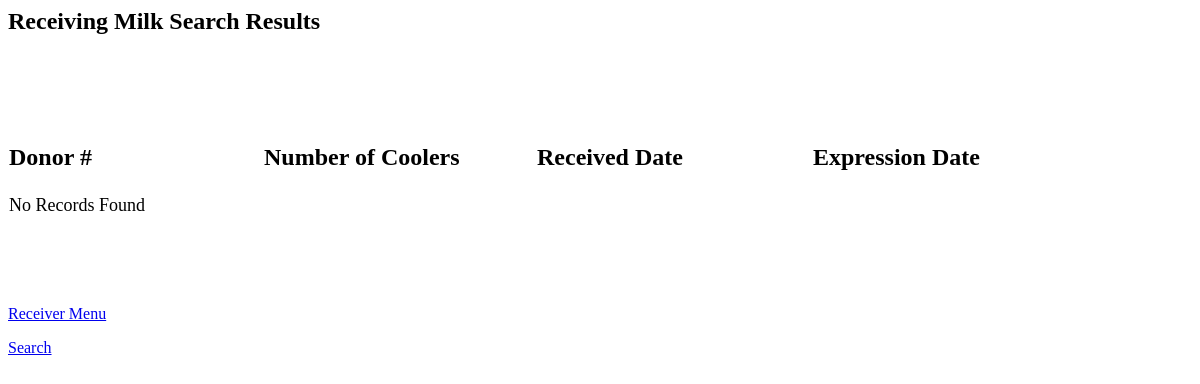
Page /mothersmilk/recv/recvrsltbu.php on the earlier database version.
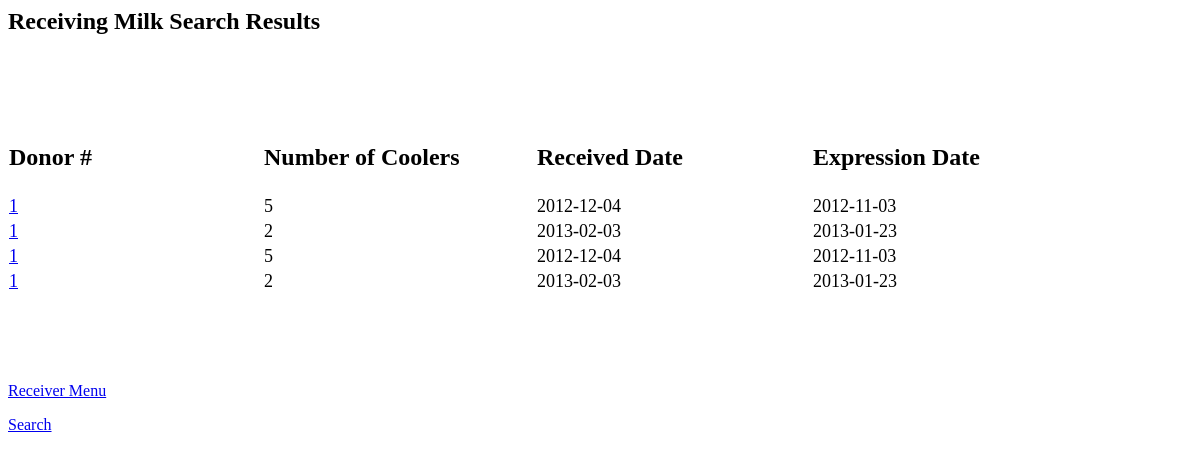
Same page on the later database version.
### tables this page shows
CREATE TABLE IF NOT EXISTS `receivertable` (
  `packagenumber` int(10) unsigned NOT NULL COMMENT 'Package number',
  `receivedate` date NOT NULL COMMENT 'Date Received',
  `createdate` date NOT NULL COMMENT 'Date Created (Expression)',
  `donorrecordnumberr` int(11) NOT NULL COMMENT 'Used when donor number is being edited',
  `pkgnumoncs` int(11) NOT NULL,
  `donornumberr` int(11) NOT NULL
);

### mothersmilk/recv/recvrsltbu.php (the view, shortened to what this page needs)
<!DOCTYPE HTML PUBLIC "-//W3C//DTD HTML 4.0 Transitional//EN">
<HTML>
<HEAD>
</HEAD>
<BODY LANG="en-US" DIR="LTR">
<P>
<?php
$fexpmm = $_POST["fexpmm"];
$fexpdd = $_POST["fexpdd"];
$fexpyr = $_POST["fexpyy"];
$texpmm = $_POST["texpmm"];
$texpdd = $_POST["texpdd"];
$texpyr = $_POST["texpyy"];
$donornumberr = $_POST["donornumber"];
$fdate = $fexpyr . "-" . $fexpmm . "-" . $fexpdd;
$tdate = $texpyr . "-" . $texpmm . "-" . $texpdd;
$con = mysql_connect("localhost",$_SESSION["uname"],$_SESSION["pwd"]);
   echo  "<P><FONT SIZE=5><B>Receiving Milk Search Results</B></FONT></P>";
   if (!$donornumberr) {
       $donornumberr = '77777';
       }
   if (!$packetnum) {
       $packetnum = 7777;
       }
if (($packetnum == '7777') and ($donornumberr == '77777') and ($fdate == '--'))
   {
       $sql   = "SELECT * FROM receivertable";
   }
else
   {
       $sql   = "SELECT * FROM receivertable where pkgnum =  $packetnum or donornumberrberr = '$donornumberrberr' or rdate between '$fdate' and '$tdate' ";
   }
   $result = mysql_query($sql, $con);
echo "<TABLE FRAME=VOID CELLSPACING=0 COLS=4 RULES=NONE BORDER=0>\n";
echo "	<COLGROUP><COL WIDTH=255><COL WIDTH=273><COL WIDTH=276><COL WIDTH=219></COLGROUP>\n";
echo "	<TBODY>\n";
echo "		<TR>\n";
echo "			<TD WIDTH=155 HEIGHT=33 ALIGN=LEFT><B><FONT SIZE=5>Donor #</FONT></B></TD>\n";
echo "			<TD WIDTH=173 ALIGN=LEFT><B><FONT SIZE=5>Number of Coolers</FONT></B></TD>\n";
echo "			<TD WIDTH=176 ALIGN=LEFT><B><FONT SIZE=5>Received Date</FONT></B></TD>\n";
echo "			<TD WIDTH=219 ALIGN=LEFT><B><FONT SIZE=5>Expression Date</FONT></B></TD>\n";
echo "		</TR>\n";
echo "		<TR>\n";
echo "			<TD HEIGHT=17 ALIGN=LEFT><BR></TD>\n";
echo "			<TD ALIGN=LEFT><BR></TD>\n";
echo "			<TD ALIGN=LEFT><BR></TD>\n";
echo "			<TD ALIGN=LEFT><BR></TD>\n";
echo "		</TR>\n";
while ($row = mysql_fetch_assoc($result))
   {
       $rdate=$row['receivedate'];
       $cdate=$row['createdate'];
       $pkgnum = $row['packagenumber'];
       $donornum=$row['donornumberr'];
       echo "<TR>\n";
       echo "<TD HEIGHT=25 ALIGN=LEFT><FONT SIZE=4><a href=\"./recvrdsply.php?dnum=$donornum\"> $donornum</a></FONT></TD>\n";
       echo "<TD ALIGN=LEFT><FONT SIZE=4>$pkgnum</FONT></TD>\n";
       echo "<TD ALIGN=LEFT><FONT SIZE=4>$rdate</FONT></TD>\n";
       echo "<TD ALIGN=LEFT><FONT SIZE=4>$cdate</FONT></TD>\n";
       echo "</TR>\n";
       $rec = 1;
   }
if (!$rec)
   {
       echo "<TR>\n";
       echo "<TD HEIGHT=17 ALIGN=LEFT><FONT SIZE=4>No Records Found</FONT></TD>\n";
       echo "<TD ALIGN=LEFT><BR></TD>\n";
       echo "<TD ALIGN=LEFT><BR></TD>\n";
       echo "<TD ALIGN=LEFT><BR></TD>\n";
       echo "</TR>\n";
    }
echo "	</TBODY>\n";
echo "</TABLE>\n";
echo "<p><a href=\"./receivingmenu.php\">Receiver Menu</a></p>\n";
echo "<p><a href=\"./recvsearch.php\">Search</a></p>\n";
?>
</P>
<P><BR><BR>
</BODY>
</HTML>

Differences in the rows shown:
added receivertable: donornumberr "1", packagenumber "5", receivedate "2012-12-04", createdate "2012-11-03"
added receivertable: donornumberr "1", packagenumber "2", receivedate "2013-02-03", createdate "2013-01-23"
added receivertable: donornumberr "1", packagenumber "5", receivedate "2012-12-04", createdate "2012-11-03"
added receivertable: donornumberr "1", packagenumber "2", receivedate "2013-02-03", createdate "2013-01-23"
Other differences:
text no longer shown: "No Records Found"
